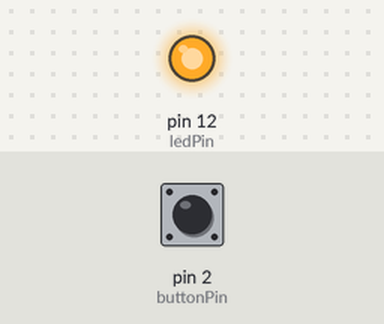
A sketch run on a simulated Arduino Uno, built with avr-gcc and run on an emulated ATmega328P. Parts: output pins drawn as LEDs (lit = HIGH). The inputs (shaded band) are chosen by the test bench; at power-on: pin 2 (buttonPin) HIGH. What the sketch prints to the serial monitor is not drawn.

Above: at 0.1 s.
Timing chart, 0 to 1.6 s (numbered marks = the images above):
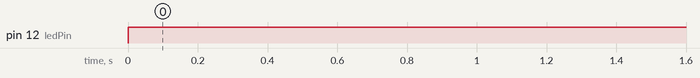

The sketch:

Interrupciones_P_1_2.ino
```cpp
const int buttonPin = 2;
const int ledPin = 12;

int cont = 0;
int buttonState = 0;
int lastButtonState = 0;

void setup() {
    pinMode(buttonPin, INPUT_PULLUP);
    pinMode(ledPin, OUTPUT);
    Serial.begin(9600);
}

void loop() {
  digitalWrite(ledPin, HIGH);
  buttonState= digitalRead(buttonPin);

  if (buttonState != lastButtonState) {
      cont++;
      if (buttonState== HIGH){
        digitalWrite(ledPin, HIGH);
      }
   }

  lastButtonState = buttonState;
  Serial.print(cont/2);
}
```

Measured:
- by itself, pin 12 (ledPin): LOW → HIGH at 0.00 s
